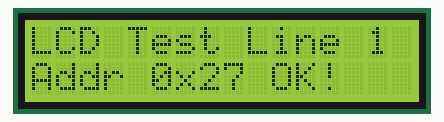
The program below on a simulated Raspberry Pi (BCM pin numbers). Shown: 16×2 character LCD. At 7.3 s the program stops and its outputs stay as they are.

Above: at 0.2 s.
At 5.4 s:
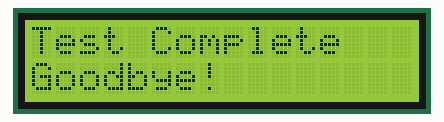

The program:

lcd_test.py
```python
import time
from smbus2 import SMBus

# LCD constants
LCD_ADDR = 0x27
LCD_WIDTH = 16     # Maximum characters per line
LCD_CHR = 1      # Mode - Sending data
LCD_CMD = 0      # Mode - Sending command
LCD_LINE_1 = 0x80 # LCD RAM address for the 1st line
LCD_LINE_2 = 0xC0 # LCD RAM address for the 2nd line
LCD_BACKLIGHT = 0x08  # On
ENABLE = 0b00000100   # Enable bit

# Timing constants
E_PULSE = 0.0005
E_DELAY = 0.0005


def lcd_init(bus):
    lcd_byte(bus, 0x33, LCD_CMD)  # 110011 Initialise
    lcd_byte(bus, 0x32, LCD_CMD)  # 110010 Initialise
    lcd_byte(bus, 0x06, LCD_CMD)  # 000110 Cursor move direction
    lcd_byte(bus, 0x0C, LCD_CMD)  # 001100 Display On,Cursor Off, Blink Off
    lcd_byte(bus, 0x28, LCD_CMD)  # 101000 Data length, number of lines, font size
    lcd_byte(bus, 0x01, LCD_CMD)  # 000001 Clear display
    time.sleep(E_DELAY)


def lcd_byte(bus, bits, mode):
    bits_high = mode | (bits & 0xF0) | LCD_BACKLIGHT
    bits_low = mode | ((bits << 4) & 0xF0) | LCD_BACKLIGHT
    bus.write_byte(LCD_ADDR, bits_high)
    lcd_toggle_enable(bus, bits_high)
    bus.write_byte(LCD_ADDR, bits_low)
    lcd_toggle_enable(bus, bits_low)


def lcd_toggle_enable(bus, bits):
    time.sleep(E_DELAY)
    bus.write_byte(LCD_ADDR, (bits | ENABLE))
    time.sleep(E_PULSE)
    bus.write_byte(LCD_ADDR, (bits & ~ENABLE))
    time.sleep(E_DELAY)


def lcd_string(bus, message, line):
    message = message.ljust(LCD_WIDTH, " ")
    lcd_byte(bus, line, LCD_CMD)
    for i in range(LCD_WIDTH):
        lcd_byte(bus, ord(message[i]), LCD_CHR)


def main():
    try:
        bus = SMBus(1)
        lcd_init(bus)
        lcd_string(bus, "LCD Test Line 1", LCD_LINE_1)
        lcd_string(bus, "Addr 0x27 OK!", LCD_LINE_2)
        time.sleep(5)
        lcd_string(bus, "Test Complete", LCD_LINE_1)
        lcd_string(bus, "Goodbye!", LCD_LINE_2)
        time.sleep(2)
        lcd_byte(bus, 0x01, LCD_CMD)  # Clear display
    except Exception as e:
        print(f"LCD test failed: {e}")

if __name__ == '__main__':
    main()
```

Measured:
- what the display in image 0 shows lasts 5.0 s, from 0.2 s to 5.2 s
- what the display in image 1 shows lasts 2.0 s, from 5.3 s to 7.3 s
